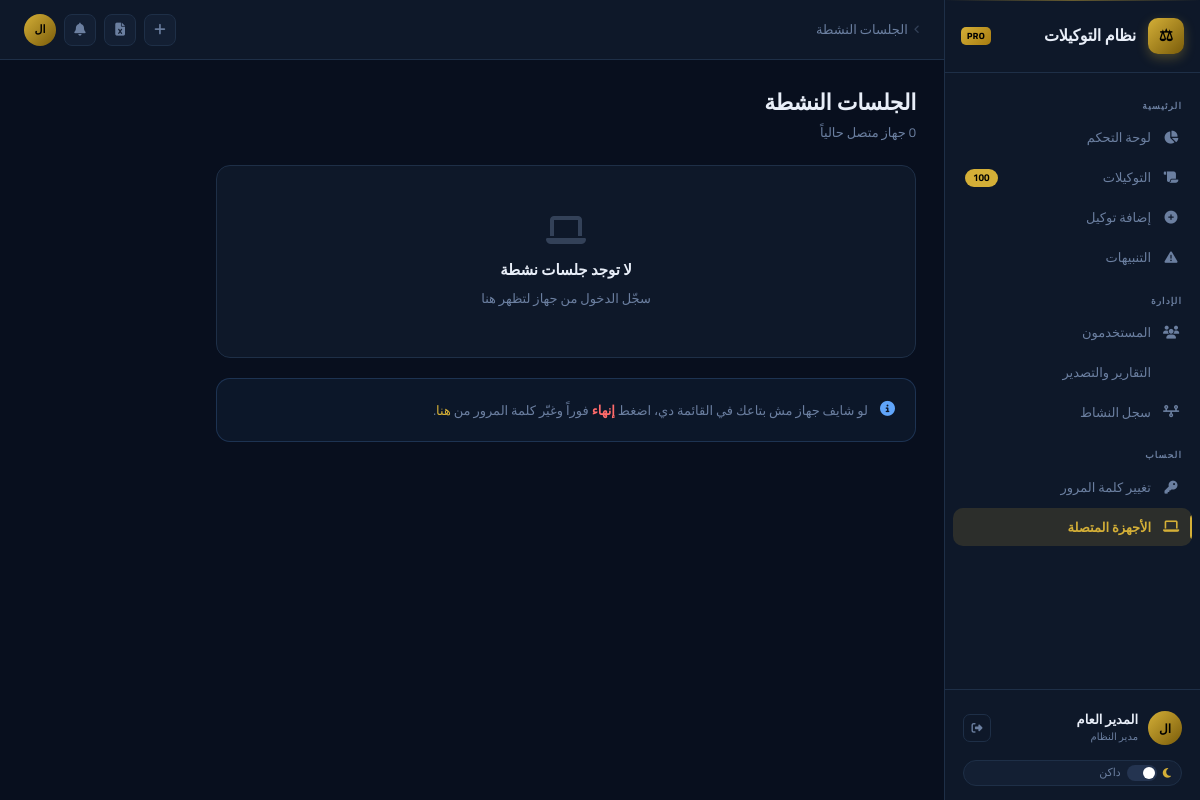
/sessions/ (signed in), run on the app's committed database.
### app/models.py (models this page shows, shortened)
class User(UserMixin, db.Model):
    __tablename__ = "users"
    id              = db.Column(db.Integer, primary_key=True)
    username        = db.Column(db.String(64),  unique=True, nullable=False, index=True)
    full_name       = db.Column(db.String(128), nullable=False)
    email           = db.Column(db.String(128), unique=True, nullable=False)
    password_hash   = db.Column(db.String(256), nullable=False)
    role            = db.Column(db.String(20),  nullable=False, default="employee")
    is_active       = db.Column(db.Boolean, default=True, nullable=False)
    avatar_filename = db.Column(db.String(256), nullable=True)
    created_at      = db.Column(db.DateTime, default=datetime.utcnow)
    last_login      = db.Column(db.DateTime, nullable=True)
    poas_created    = db.relationship("PowerOfAttorney", backref="created_by_user", lazy="dynamic", foreign_keys="PowerOfAttorney.created_by")
    poas_updated    = db.relationship("PowerOfAttorney", backref="updated_by_user", lazy="dynamic", foreign_keys="PowerOfAttorney.updated_by")
    activity_logs   = db.relationship("ActivityLog",     backref="user", lazy="dynamic")
    notifications   = db.relationship("Notification",    backref="user", lazy="dynamic", foreign_keys="Notification.user_id")
    sessions        = db.relationship("UserSession",     backref="user", lazy="dynamic")
    @property
    def is_admin(self): return self.role == "admin"

### app/routes/sessions.py (the view)
@sessions_bp.route("/")
@login_required
def index():
    active_sessions = UserSession.query.filter_by(
        user_id=current_user.id, is_active=True
    ).order_by(UserSession.last_active.desc()).all()
    current_token = request.cookies.get("session_token")
    return render_template("sessions/index.html",
                           sessions=active_sessions,
                           current_token=current_token)

### app/templates/sessions/index.html (shortened to what this page needs)
{% extends "base.html" %}
{% block breadcrumb %}الجلسات النشطة{% endblock %}
{% block content %}
<div class="page-header">
  <div>
    <div class="page-title">الجلسات النشطة</div>
    <div class="page-sub">{{ sessions|length }} جهاز متصل حالياً</div>
  </div>
</div>
<div style="max-width:700px;">
  {% if not sessions %}
  <div class="card" style="text-align:center;padding:48px;">
    <i class="fas fa-laptop" style="font-size:32px;color:var(--muted);display:block;margin-bottom:12px;opacity:.4;"></i>
    <div style="font-size:15px;font-weight:600;margin-bottom:6px;">لا توجد جلسات نشطة</div>
    <div style="font-size:13px;color:var(--muted);">سجّل الدخول من جهاز لتظهر هنا</div>
  </div>
  {% endif %}
  <div class="card" style="margin-top:20px;background:rgba(96,165,250,.05);border-color:rgba(96,165,250,.2);">
    <div style="display:flex;gap:12px;align-items:flex-start;">
      <i class="fas fa-circle-info" style="color:var(--info);margin-top:2px;font-size:15px;flex-shrink:0;"></i>
      <div style="font-size:13px;color:var(--muted);line-height:1.7;">
        لو شايف جهاز مش بتاعك في القائمة دي، اضغط <strong style="color:var(--danger);">إنهاء</strong> فوراً
        وغيّر كلمة المرور من <a href="{{ url_for('users.change_password') }}" style="color:var(--gold);">هنا</a>.
      </div>
    </div>
  </div>
</div>
{% endblock %}

### app/templates/base.html (shortened to what this page needs)
<!DOCTYPE html>
<html lang="ar" dir="rtl" data-theme="dark">
<head>
<link rel="stylesheet" href="https://cdnjs.cloudflare.com/ajax/libs/font-awesome/6.5.0/css/all.min.css"/>
</head>
<body>
{% if current_user.is_authenticated %}
<div class="app-shell">
  <aside class="sidebar">
    <div class="sidebar-logo">
      <div class="logo-icon">⚖</div>
      <div><div class="logo-text">نظام التوكيلات</div></div>
      <div class="logo-badge">PRO</div>
    </div>
    <nav class="sidebar-nav">
      <div class="nav-section">الرئيسية</div>
      <a href="{{ url_for('dashboard.index') }}" class="nav-item {% if request.endpoint=='dashboard.index' %}active{% endif %}">
        <i class="icon fas fa-chart-pie"></i><span>لوحة التحكم</span>
      </a>
      <a href="{{ url_for('poa.index') }}" class="nav-item {% if request.endpoint in ['poa.index','poa.view'] %}active{% endif %}">
        <i class="icon fas fa-scroll"></i><span>التوكيلات</span>
        <span class="nav-badge" id="sidebarPoaCount">—</span>
      </a>
      <a href="{{ url_for('poa.create') }}" class="nav-item {% if request.endpoint=='poa.create' %}active{% endif %}">
        <i class="icon fas fa-circle-plus"></i><span>إضافة توكيل</span>
      </a>
      <a href="{{ url_for('poa.expiring') }}" class="nav-item {% if request.endpoint=='poa.expiring' %}active{% endif %}">
        <i class="icon fas fa-triangle-exclamation"></i><span>التنبيهات</span>
      </a>
      {% if current_user.is_admin %}
      <div class="nav-section">الإدارة</div>
      <a href="{{ url_for('users.index') }}" class="nav-item {% if request.endpoint in ['users.index','users.create','users.edit'] %}active{% endif %}">
        <i class="icon fas fa-users"></i><span>المستخدمون</span>
      </a>
      <a href="{{ url_for('reports.index') }}" class="nav-item {% if request.endpoint and request.endpoint.startswith('reports') %}active{% endif %}">
        <i class="icon fas fa-file-chart-column"></i><span>التقارير والتصدير</span>
      </a>
      <a href="{{ url_for('activity.index') }}" class="nav-item {% if request.endpoint=='activity.index' %}active{% endif %}">
        <i class="icon fas fa-timeline"></i><span>سجل النشاط</span>
      </a>
      {% endif %}
      <div class="nav-section">الحساب</div>
      <a href="{{ url_for('users.change_password') }}" class="nav-item {% if request.endpoint=='users.change_password' %}active{% endif %}">
        <i class="icon fas fa-key"></i><span>تغيير كلمة المرور</span>
      </a>
      <a href="{{ url_for('sessions.index') }}" class="nav-item {% if request.endpoint=='sessions.index' %}active{% endif %}">
        <i class="icon fas fa-laptop"></i><span>الأجهزة المتصلة</span>
      </a>
    </nav>
    <div class="sidebar-footer">
      <div class="user-card">
        {% if current_user.avatar_filename %}
        <div class="avatar" style="width:34px;height:34px;">
          <img src="{{ url_for('users.serve_avatar', filename=current_user.avatar_filename) }}" style="width:100%;height:100%;object-fit:cover;" alt="{{ current_user.full_name }}"/>
        </div>
        {% else %}
        <div class="avatar" style="width:34px;height:34px;font-size:12px;">{{ current_user.full_name[:2] }}</div>
        {% endif %}
        <div class="user-info">
          <div class="name">{{ current_user.full_name }}</div>
          <div class="role">{{ 'مدير النظام' if current_user.is_admin else 'موظف' }}</div>
        </div>
        <div class="user-actions">
          <a href="{{ url_for('auth.logout') }}" class="icon-btn" title="خروج"><i class="fas fa-right-from-bracket"></i></a>
        </div>
      </div>
      <div style="padding:6px 10px 2px;">
        <div class="theme-toggle" onclick="cycleTheme()" id="themeToggleBtn">
          <i class="fas fa-moon" id="themeIcon" style="font-size:11px;color:var(--gold);"></i>
          <div class="t-track" id="tTrack"><div class="t-thumb"></div></div>
          <span id="themeLabel" style="font-size:11px;">داكن</span>
        </div>
      </div>
    </div>
  </aside>
  <div class="main">
    <header class="topbar">
      <div class="breadcrumb">
        <i class="fas fa-angle-left" style="font-size:10px;opacity:.4;"></i>
        <span>{% block breadcrumb %}الرئيسية{% endblock %}</span>
      </div>
      <div class="topbar-actions">
        <a href="{{ url_for('poa.create') }}" class="tb-btn {% if request.endpoint=='poa.create' %}active{% endif %}" title="إضافة توكيل"><i class="fas fa-plus"></i></a>
        {% if current_user.is_admin %}
        <a href="{{ url_for('reports.index') }}" class="tb-btn {% if request.endpoint=='reports.index' %}active{% endif %}" title="التقارير"><i class="fas fa-file-excel"></i></a>
        {% endif %}
        <div style="position:relative;">
          <button class="tb-btn" id="notifBell" onclick="toggleNotifPanel()" title="الإشعارات">
            <i class="fas fa-bell"></i>
          </button>
        </div>
        {% if current_user.avatar_filename %}
        <div class="avatar" style="width:32px;height:32px;cursor:default;" title="{{ current_user.full_name }}">
          <img src="{{ url_for('users.serve_avatar', filename=current_user.avatar_filename) }}" style="width:100%;height:100%;object-fit:cover;" alt=""/>
        </div>
        {% else %}
        <div class="avatar" style="width:32px;height:32px;font-size:11px;cursor:default;" title="{{ current_user.full_name }}">{{ current_user.full_name[:2] }}</div>
        {% endif %}
      </div>
    </header>
    <div class="content page-enter">
      {% block content %}{% endblock %}
    </div>
  </div>
</div>
{% else %}{% block auth_content %}{% endblock %}{% endif %}
</body>
</html>

### data on the page
User: full_name "ال", full_name "المدير العام", role "مدير النظام"
